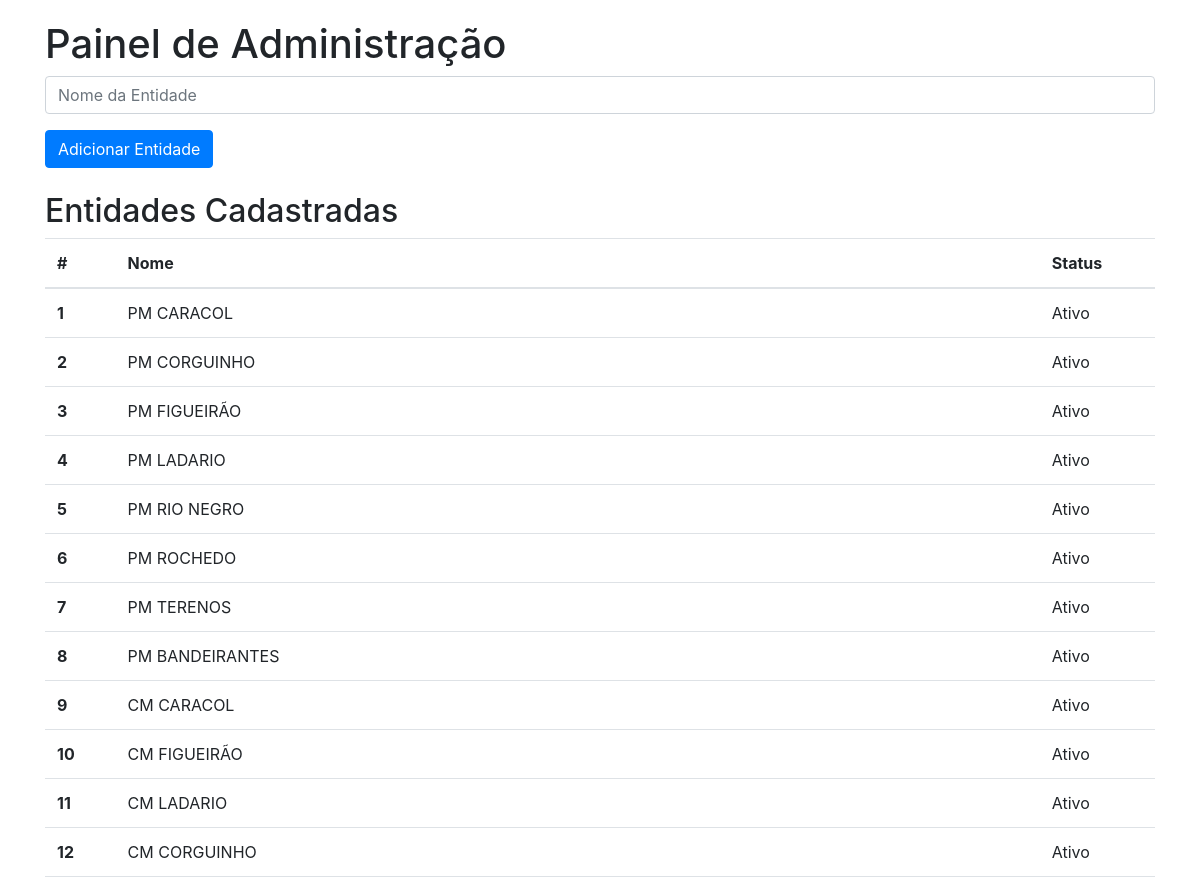
/admin (upper part), run on an earlier commit of the app's database.
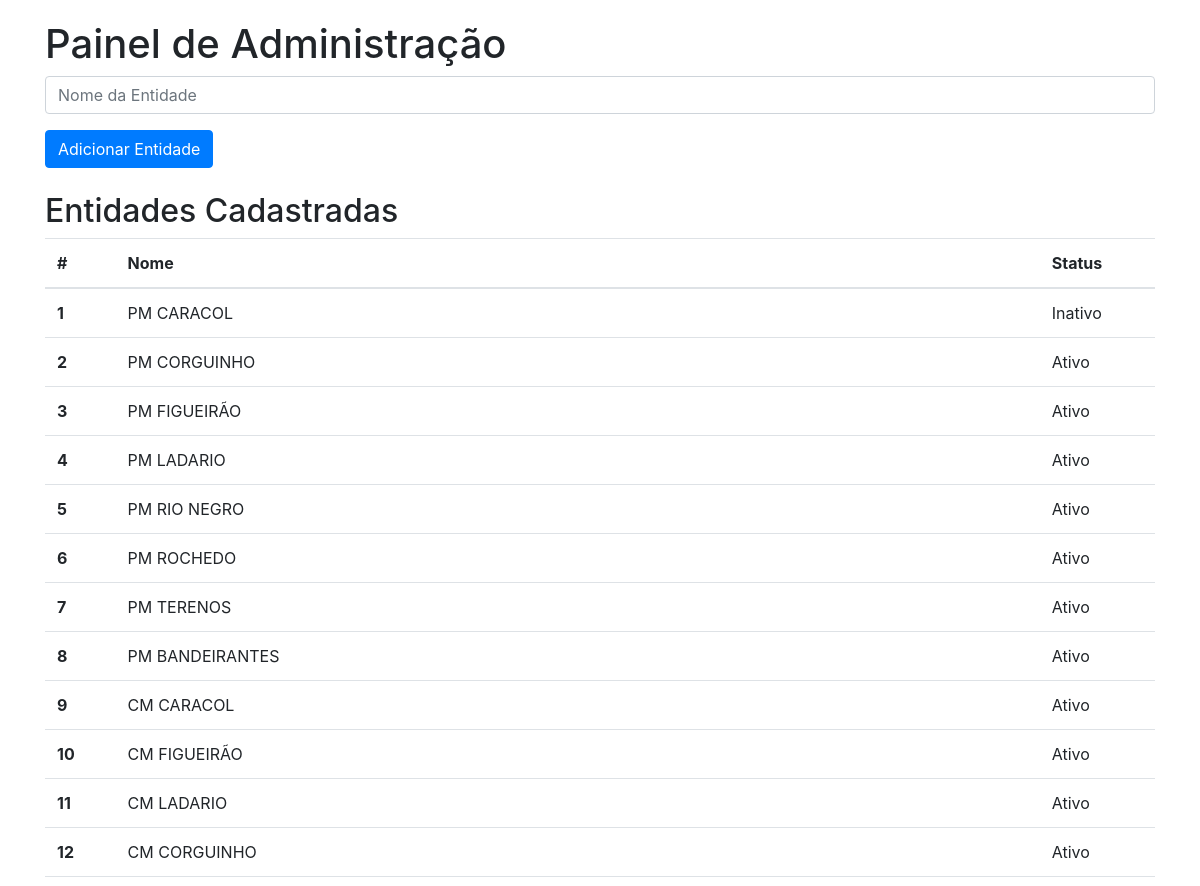
And on a later commit of the database.
### models.py (models this page shows)
class Entidade(db.Model):
    __tablename__ = 'entidades'
    id = db.Column(db.Integer, primary_key=True)
    nome = db.Column(db.String(100), nullable=False)
    usuario = db.Column(db.String(100))
    data = db.Column(db.DateTime)
    acesso = db.Column(db.String(100))
    tipo = db.Column(db.String(100))
    ativo = db.Column(db.Boolean, default=True)

### app.py (the view, shortened to what this page needs)
@app.route('/admin', methods=['GET', 'POST'])
def admin():
    entidades = Entidade.query.all()
    return render_template('admin.html', entidades=entidades)

### templates/admin.html (shortened to what this page needs)
<!DOCTYPE html>
<html lang="pt-br">
<head>
    <link rel="stylesheet" href="{{ url_for('static', filename='css/styles.css') }}">
    <link rel="stylesheet" href="https://stackpath.bootstrapcdn.com/bootstrap/4.5.2/css/bootstrap.min.css">
</head>
<body>
    <div id="toast-container" class="toast-container position-fixed bottom-0 end-0 p-3">
    </div>
    <div class="container">
        <h1>Painel de Administração</h1>
        <form method="POST" action="{{ url_for('admin') }}" class="mb-4">
            <div class="form-group">
                <input type="text" name="nome" class="form-control" placeholder="Nome da Entidade" required>
            </div>
            <button type="submit" class="btn btn-primary">Adicionar Entidade</button>
        </form>
        <h2>Entidades Cadastradas</h2>
        <table class="table">
            <thead>
                <tr>
                    <th scope="col">#</th>
                    <th scope="col">Nome</th>
                    <th scope="col">Status</th>
                </tr>
            </thead>
            <tbody>
                {% for entidade in entidades %}
                    <tr>
                        <th scope="row">{{ loop.index }}</th>
                        <td>{{ entidade.nome }}</td>
                        <td>{% if entidade.ativo %}Ativo{% else %}Inativo{% endif %}</td>
                    </tr>
                {% endfor %}
            </tbody>
        </table>
    </div>
</body>
</html>

What changed in the data, as far as the page shows it:
changed Entidade "PM CARACOL": ativo "Ativo" → "Inativo"
